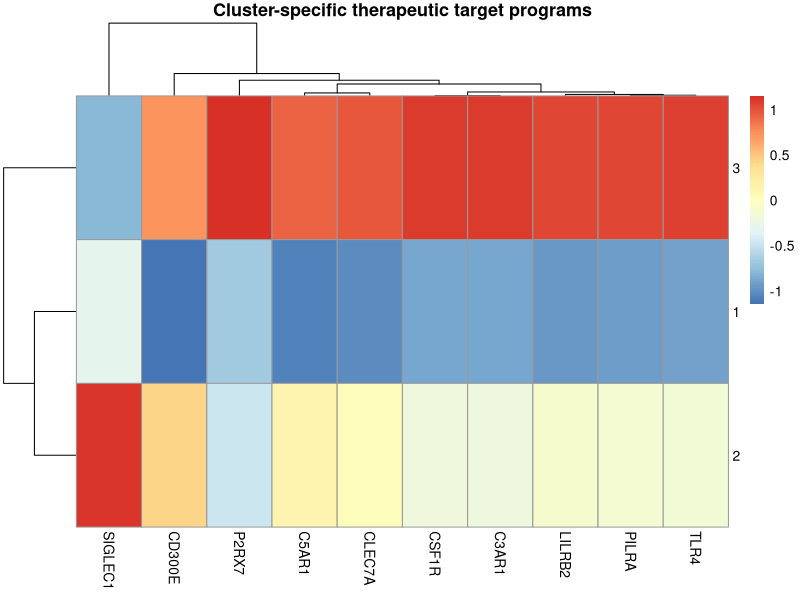

Here is the R script that generated this plot:
############################################################
# 04_therapeutic_recommendation_engine.R
#
# Project:
# AI-Driven Patient Stratification and Precision Targeting
# in Lupus Nephritis
#
# Purpose:
# Map patient clusters to prioritized target programs and
# generate interpretable precision therapeutic hypotheses.
############################################################

library(dplyr)
library(tidyr)
library(ggplot2)
library(pheatmap)

############################################################
# Load data
############################################################

patient_data <- read.csv(
  "results/Patient_Stratification_Table.csv"
)

feature_importance <- read.csv(
  "results/ML_Feature_Importance.csv"
)

############################################################
# Define therapeutic target genes
############################################################

target_genes <- c(
  "C5AR1",
  "CSF1R",
  "LILRB2",
  "PILRA",
  "SIGLEC1",
  "CLEC7A",
  "TLR4",
  "P2RX7",
  "C3AR1",
  "CD300E"
)

############################################################
# Cluster-level target activity
############################################################

cluster_target_activity <- patient_data %>%
  group_by(Patient_Cluster) %>%
  summarise(
    across(
      all_of(target_genes),
      mean,
      na.rm = TRUE
    ),
    .groups = "drop"
  )

write.csv(
  cluster_target_activity,
  "results/Cluster_Target_Activity.csv",
  row.names = FALSE
)

############################################################
# Long-format cluster target ranking
############################################################

cluster_target_ranking <- cluster_target_activity %>%
  pivot_longer(
    cols = all_of(target_genes),
    names_to = "Target",
    values_to = "Mean_Activity"
  ) %>%
  group_by(Patient_Cluster) %>%
  arrange(desc(Mean_Activity), .by_group = TRUE) %>%
  mutate(
    Cluster_Target_Rank = row_number()
  ) %>%
  ungroup()

write.csv(
  cluster_target_ranking,
  "results/Cluster_Target_Ranking.csv",
  row.names = FALSE
)

############################################################
# Heatmap of target activity by cluster
############################################################

cluster_matrix <- cluster_target_activity
rownames(cluster_matrix) <- cluster_matrix$Patient_Cluster
cluster_matrix$Patient_Cluster <- NULL

png(
  "figures/Figure6_Cluster_Target_Programs.png",
  width = 2200,
  height = 1600,
  res = 300
)

pheatmap(
  cluster_matrix,
  scale = "column",
  clustering_distance_rows = "euclidean",
  clustering_distance_cols = "euclidean",
  clustering_method = "ward.D2",
  main = "Cluster-specific therapeutic target programs"
)

dev.off()

############################################################
# Therapeutic hypothesis table
############################################################

top_targets_per_cluster <- cluster_target_ranking %>%
  filter(Cluster_Target_Rank <= 3)

therapeutic_hypotheses <- top_targets_per_cluster %>%
  mutate(
    Therapeutic_Hypothesis = case_when(
      Target == "C5AR1" ~ "Complement/C5aR1-high myeloid inflammatory program",
      Target == "CSF1R" ~ "Macrophage survival and differentiation program",
      Target == "LILRB2" ~ "Inhibitory myeloid immune checkpoint program",
      Target == "PILRA" ~ "Myeloid immune regulatory receptor program",
      Target == "SIGLEC1" ~ "Interferon-associated macrophage activation program",
      Target == "CLEC7A" ~ "Pattern-recognition and innate immune activation program",
      Target == "TLR4" ~ "TLR-driven inflammatory activation program",
      Target == "P2RX7" ~ "Inflammasome/purinergic inflammatory signaling program",
      Target == "C3AR1" ~ "Complement/C3aR1-associated myeloid program",
      Target == "CD300E" ~ "Myeloid activation receptor program",
      TRUE ~ "Target-associated immune program"
    )
  )

write.csv(
  therapeutic_hypotheses,
  "results/Therapeutic_Hypotheses_By_Cluster.csv",
  row.names = FALSE
)

############################################################
# Output checks
############################################################

cluster_target_activity

top_targets_per_cluster

therapeutic_hypotheses

list.files("figures")
list.files("results")
